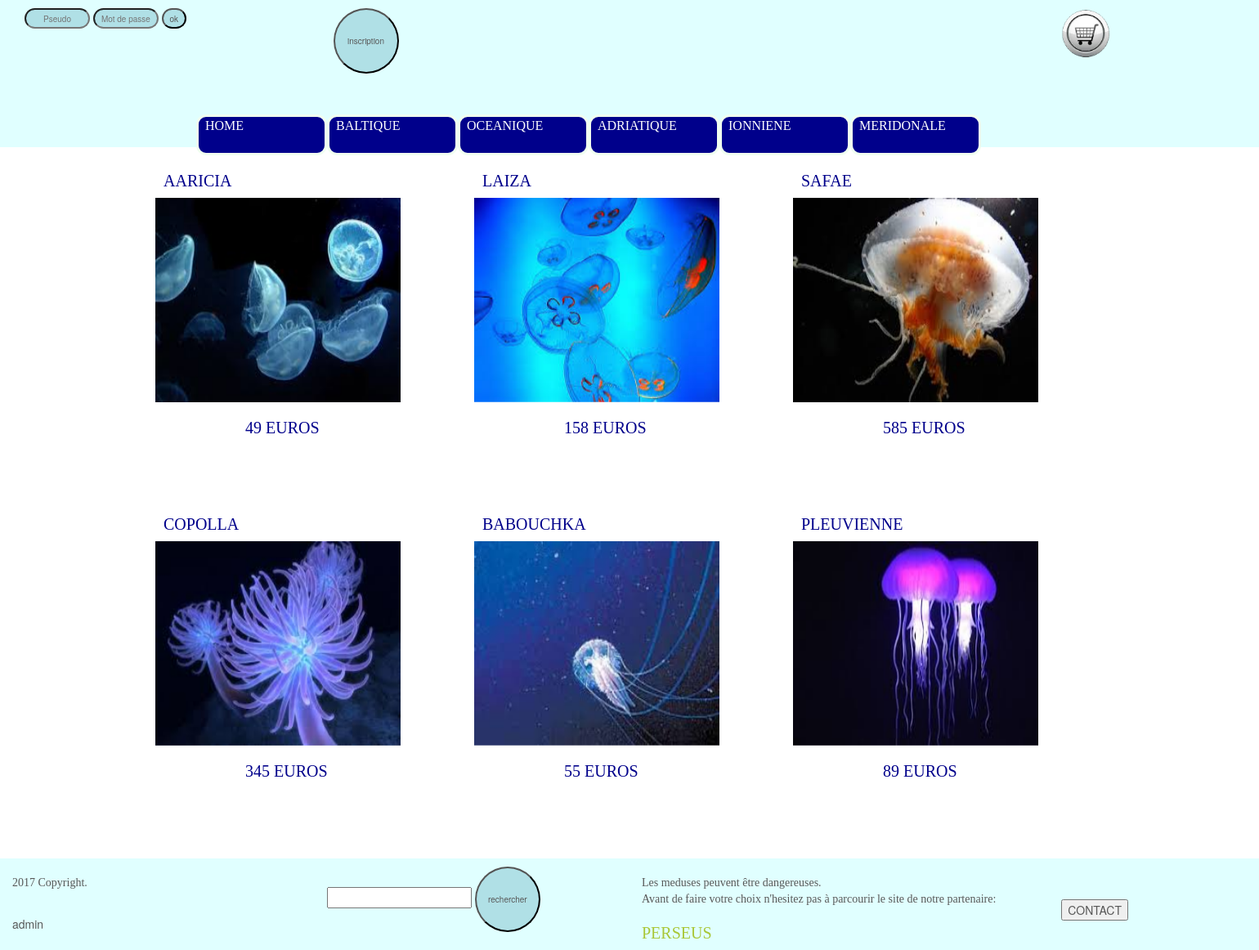
Screenshot of /index.php?page=OCEANIQUE with the database file from the repository.
### tables this page shows
CREATE TABLE IF NOT EXISTS `categories` (
  `id` int(25) NOT NULL AUTO_INCREMENT,
  `name` varchar(25) NOT NULL,
  PRIMARY KEY (`id`)
);

CREATE TABLE IF NOT EXISTS `items` (
  `id` int(25) NOT NULL AUTO_INCREMENT,
  `type` int(25) NOT NULL,
  `typeName` varchar(25) NOT NULL,
  `itemName` varchar(25) NOT NULL,
  `description` longtext NOT NULL,
  `descriptionb` longtext,
  `price` double NOT NULL,
  `stock` int(25) NOT NULL,
  `picture` varchar(125) NOT NULL,
  PRIMARY KEY (`id`)
);

### CONTROLLERS/Controller_Items.php (called while the page is built, shortened)
<?php
require_once($_SERVER['DOCUMENT_ROOT'].'/fantasy/MODELS/Model_Items.php');
class Controller_Items{
	public function viewItems($typeName){
		$produits = new Model_Items();
		$mesproduits = $produits ->getItems($typeName);
		require_once($_SERVER['DOCUMENT_ROOT'].'/fantasy/views/main.php');
	}
	}
?>

### library/database.php (called while the page is built, shortened)
<?php
class DB {
	public $bdd;
	private static $_instance = null;
	private function __construct(){
		$this->bdd = new PDO('mysql:host=localhost; dbname=site', 'root', '', array(PDO::MYSQL_ATTR_INIT_COMMAND => 'SET NAMES utf8'));
	}
	public function recup($requete, $tableau = array()){
		$requete = $this->bdd->prepare($requete);
		$requete->execute($tableau);
		return $requete->fetchAll();
	}
	public static function getInstance(){
		if (is_null(self::$_instance)){
			self::$_instance = new DB();
		}
		return self::$_instance;
	}
}
?>

### MODELS/Model_Items.php (called while the page is built, shortened)
<?php
require_once($_SERVER['DOCUMENT_ROOT'].'/fantasy/library/database.php');
class Model_Items{
	private $db;
	public function __construct(){
		$this->db = DB::getInstance();
	}
		public function getItems($typeName){
		$req=("SELECT * FROM categories INNER JOIN items ON categories.id = items.type WHERE typeName=:typeName;");
		$tableau =array(
		'typeName'=>$typeName);
		$resultat =$this->db->recup($req, $tableau);
		return $resultat;
	}
}
?>

### views/main.php (the view, shortened to what this page needs)
<?php
require_once($_SERVER['DOCUMENT_ROOT'].'/fantasy/views/header.php');
require_once($_SERVER['DOCUMENT_ROOT'].'/fantasy/views/nav.php');
?>
		<main>
			<div class="container">
				<div class="row">
<?php
 				foreach($mesproduits as $item){
	?>
					<div class="col-xs-12 col-sm-6 col-md-4">
						<figure class="effect">
							 <h1><?php echo $item['itemName'];?></h1>
				             <a href="/fantasy/index.php?id=<?php echo $item['id']; ?>"><img src="/fantasy/images/<?php echo $item['picture'];?>" alt="<?php $item['itemName'];?>" height="250px" width="300px"/></a>
				            <figcaption>
				           <h1><span><?php echo $item['price'];?> euros</span></h1>
				            </figcaption>
			            </figure>
                   	</div>
	<?php
			}
	?>			</div>
			</div>
		</main>
<?php
require_once ($_SERVER['DOCUMENT_ROOT'].'/fantasy/views/footer.php');
?>

### views/style/header.css (style rules this page uses)
.container { padding-top:0px !important; }

### views/style/main.css (style rules this page uses)
body { color: #585858; margin:0; padding:0; }
span { padding-left:100px; }
figure.effect { background:white; height:400px; }
figure.effect img { width:-webkit-calc(100%+10px);width:calc(100%+10px);-webkit-transition:opacity .35s,-webkit-transform .35s;transition:opacity .35s,transform .35s;-webkit-transform:translate3d(-10px,0,0);transform:translate3d(-10px,0,0);-webkit-backface-visibility:hidden;backface-visibility:hidden }
figure.effect figcaption { text-align:left }
h1 { color:#00008B; font-family:Georgia,serif,Times; font-size: 20px; font-weight:500; text-transform:uppercase; }
a:link { color:#585858; font-weight: bold; }

### views/style/nav.css (style rules this page uses)
a:link { color:#585858; font-weight: 200; }

### rows the page displays
categories: items.itemName "AARICIA", items.picture (picture), items.price "49", items.itemName "LAIZA", items.price "158", items.itemName "SAFAE", items.price "585", items.itemName "COPOLLA", items.price "345", items.itemName "BABOUCHKA", items.price "55", items.itemName "PLEUVIENNE", items.price "89"
